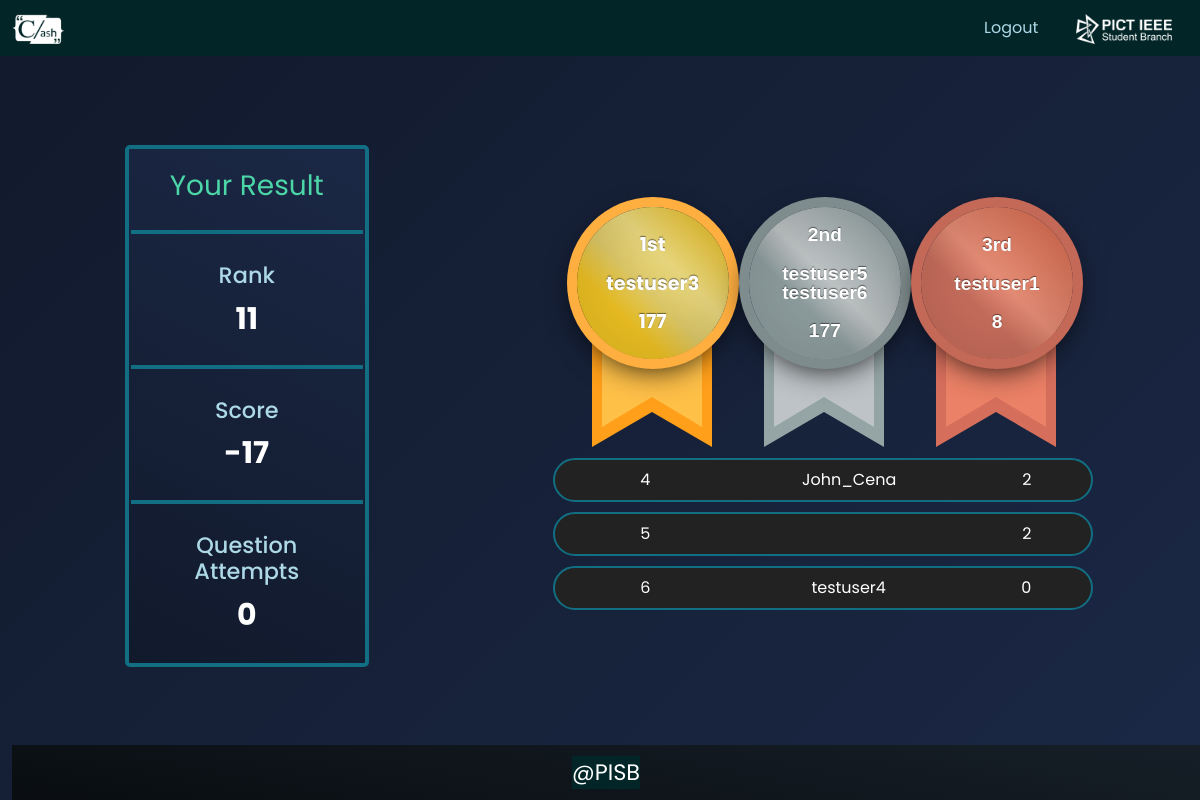
Page /result/ (signed in) on the earlier database version.
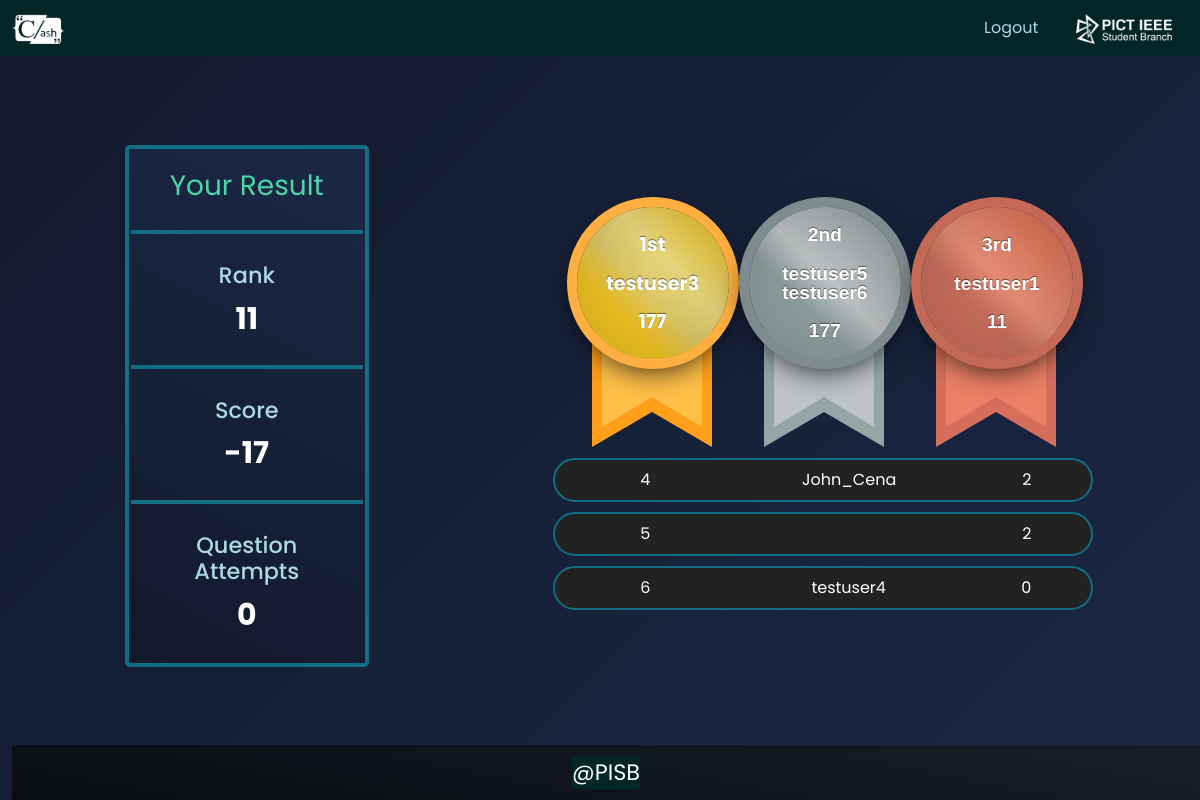
Same page on the later database version.
### app1/models.py (models this page shows, shortened)
class Team(models.Model):
    user = models.ManyToManyField(User)
    team_score = models.IntegerField(default=0)
    team_attempted = models.IntegerField(default=0)
    teamTime =models.DateTimeField(blank=True, null=True)
    def __str__(self) -> str:
        return f"{self.id}"

### app1/views.py (the view)
# urls.py: path('result/', views.result, name='result'),
@login_required(login_url='login')
def result(request):
    currteam = Team.objects.get(user=request.user)
    teamResult = Team.objects.all().order_by('team_score').reverse()
    context ={}
    context["currteam"] = currteam
    context["first"] = teamResult[0]
    context["first_name"] = str()
    for x in teamResult[0].user.all() :
        context["first_name"] += (x.username + " ")
    context["second"] = teamResult[1]
    context["second_name"] = str()
    for w in teamResult[1].user.all() :
        context["second_name"] += (w.username + " ")
    context["third"] = teamResult[2]
    context["third_name"] = str()
    for v in teamResult[2].user.all() :
        context["third_name"] += (v.username + " ")
    context["teamResult"] = teamResult[3:6]
    cn = dict()
    for i in range(len(teamResult)) :
        for j in teamResult[i].user.all() :
            print('t:',teamResult[i],j.username)
            cn[j.username] = teamResult[i]
        if currteam == teamResult[i] :
            context["currteam_rank"] = i+1
    context['cn'] = cn
    print(cn)
    return render(request,"app1/result.html",context)

### app1/templates/app1/result.html (shortened to what the changed rows need)
<!DOCTYPE html>
{% load static %}
{% load tz %}
<html lang="en">
  <head>
    <link
      href="https://cdn.jsdelivr.net/npm/bootstrap@5.1.3/dist/css/bootstrap.min.css"
      rel="stylesheet"
    />
    <link rel="stylesheet" href="{% static 'css/Result.css' %}" />
    <link rel="stylesheet" href="{% static 'css/coding_color.css' %}" />
  </head>
    <body>
    <div class="cont">
      <div class="container-fluid" id="b" >
    <div class="col-md-6 mid-align">
      <div class="row justify-content-around bottom">
                  <div class="row justify-content-center">
                    <div class="row justify-content-evenly align-items-center mt-3 mb-4" >
                      <div class="col-md-4">
                        <div class="col-md-4">
                          <div id="the-ribbon" class="award-ribbonthree">
                            <span class="award-ribbonthree-text"
                              >3rd <br /><br />
                              {{third_name}} <br /><br /><td>{{third.team_score}} </td></span>
                          </div>
                        </div>
                    </div>
                  </div>
      </div>
      </div>
    </div>
    </body>
  </html>

Differences in the rows shown:
removed Team: team_score "8"
added Team: team_score "11"
